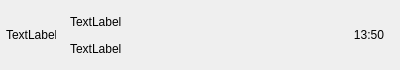
<?xml version="1.0" encoding="UTF-8"?>
<ui version="4.0">
 <class>ChatUserItem</class>
 <widget class="QWidget" name="ChatUserItem">
  <property name="geometry">
   <rect>
    <x>0</x>
    <y>0</y>
    <width>400</width>
    <height>70</height>
   </rect>
  </property>
  <property name="minimumSize">
   <size>
    <width>0</width>
    <height>70</height>
   </size>
  </property>
  <property name="maximumSize">
   <size>
    <width>16777215</width>
    <height>70</height>
   </size>
  </property>
  <property name="windowTitle">
   <string>Form</string>
  </property>
  <layout class="QHBoxLayout" name="horizontalLayout">
   <property name="spacing">
    <number>5</number>
   </property>
   <property name="leftMargin">
    <number>6</number>
   </property>
   <property name="topMargin">
    <number>2</number>
   </property>
   <property name="rightMargin">
    <number>6</number>
   </property>
   <property name="bottomMargin">
    <number>2</number>
   </property>
   <item>
    <widget class="QWidget" name="iconWid" native="true">
     <property name="sizePolicy">
      <sizepolicy hsizetype="Fixed" vsizetype="Fixed">
       <horstretch>0</horstretch>
       <verstretch>0</verstretch>
      </sizepolicy>
     </property>
     <property name="minimumSize">
      <size>
       <width>50</width>
       <height>50</height>
      </size>
     </property>
     <property name="maximumSize">
      <size>
       <width>50</width>
       <height>50</height>
      </size>
     </property>
     <layout class="QHBoxLayout" name="horizontalLayout_2">
      <property name="spacing">
       <number>0</number>
      </property>
      <property name="leftMargin">
       <number>0</number>
      </property>
      <property name="topMargin">
       <number>0</number>
      </property>
      <property name="rightMargin">
       <number>0</number>
      </property>
      <property name="bottomMargin">
       <number>0</number>
      </property>
      <item>
       <widget class="QLabel" name="iconLab">
        <property name="sizePolicy">
         <sizepolicy hsizetype="Fixed" vsizetype="Fixed">
          <horstretch>0</horstretch>
          <verstretch>0</verstretch>
         </sizepolicy>
        </property>
        <property name="minimumSize">
         <size>
          <width>45</width>
          <height>45</height>
         </size>
        </property>
        <property name="text">
         <string>TextLabel</string>
        </property>
       </widget>
      </item>
     </layout>
    </widget>
   </item>
   <item>
    <widget class="QWidget" name="userInfoWid" native="true">
     <property name="maximumSize">
      <size>
       <width>300</width>
       <height>150</height>
      </size>
     </property>
     <layout class="QVBoxLayout" name="verticalLayout">
      <item>
       <widget class="QLabel" name="nameLab">
        <property name="text">
         <string>TextLabel</string>
        </property>
       </widget>
      </item>
      <item>
       <widget class="QLabel" name="msgLab">
        <property name="text">
         <string>TextLabel</string>
        </property>
       </widget>
      </item>
     </layout>
    </widget>
   </item>
   <item>
    <widget class="QWidget" name="timeWid" native="true">
     <property name="sizePolicy">
      <sizepolicy hsizetype="Fixed" vsizetype="Fixed">
       <horstretch>0</horstretch>
       <verstretch>0</verstretch>
      </sizepolicy>
     </property>
     <property name="minimumSize">
      <size>
       <width>50</width>
       <height>50</height>
      </size>
     </property>
     <property name="maximumSize">
      <size>
       <width>50</width>
       <height>50</height>
      </size>
     </property>
     <layout class="QHBoxLayout" name="horizontalLayout_3">
      <property name="spacing">
       <number>0</number>
      </property>
      <property name="leftMargin">
       <number>0</number>
      </property>
      <property name="topMargin">
       <number>0</number>
      </property>
      <property name="rightMargin">
       <number>0</number>
      </property>
      <property name="bottomMargin">
       <number>0</number>
      </property>
      <item>
       <widget class="QLabel" name="timeLab">
        <property name="layoutDirection">
         <enum>Qt::LeftToRight</enum>
        </property>
        <property name="text">
         <string>13:50</string>
        </property>
        <property name="alignment">
         <set>Qt::AlignCenter</set>
        </property>
       </widget>
      </item>
     </layout>
    </widget>
   </item>
  </layout>
 </widget>
 <resources/>
 <connections/>
</ui>
